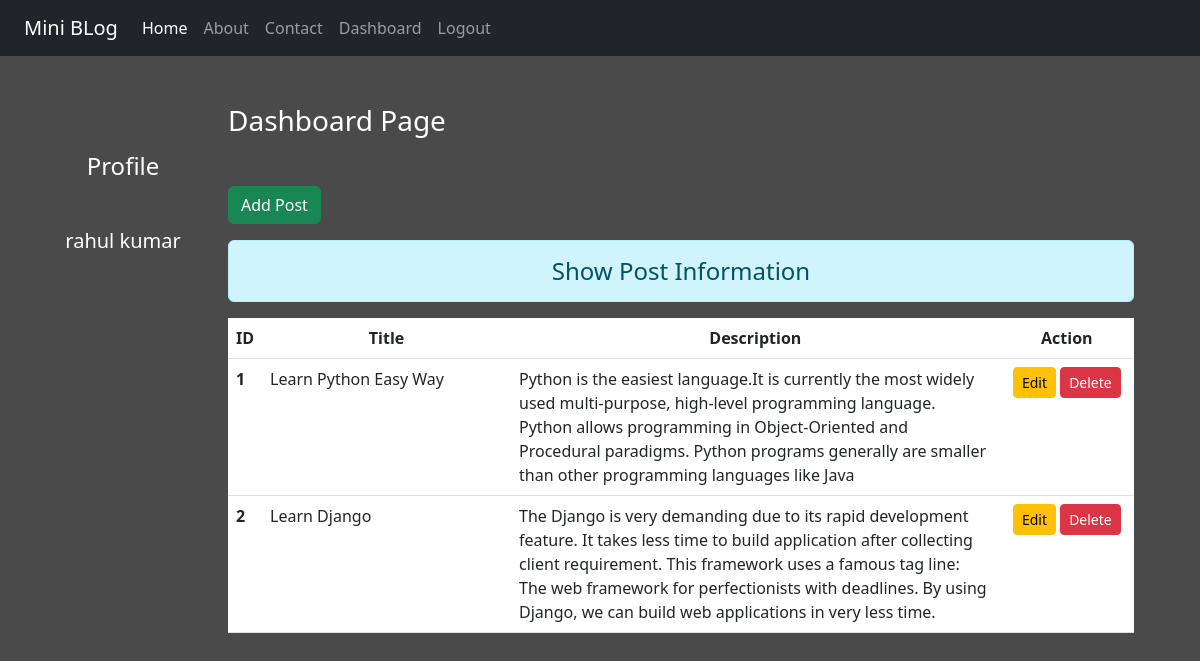
Page /dashboard/ (signed in) on the earlier database version.
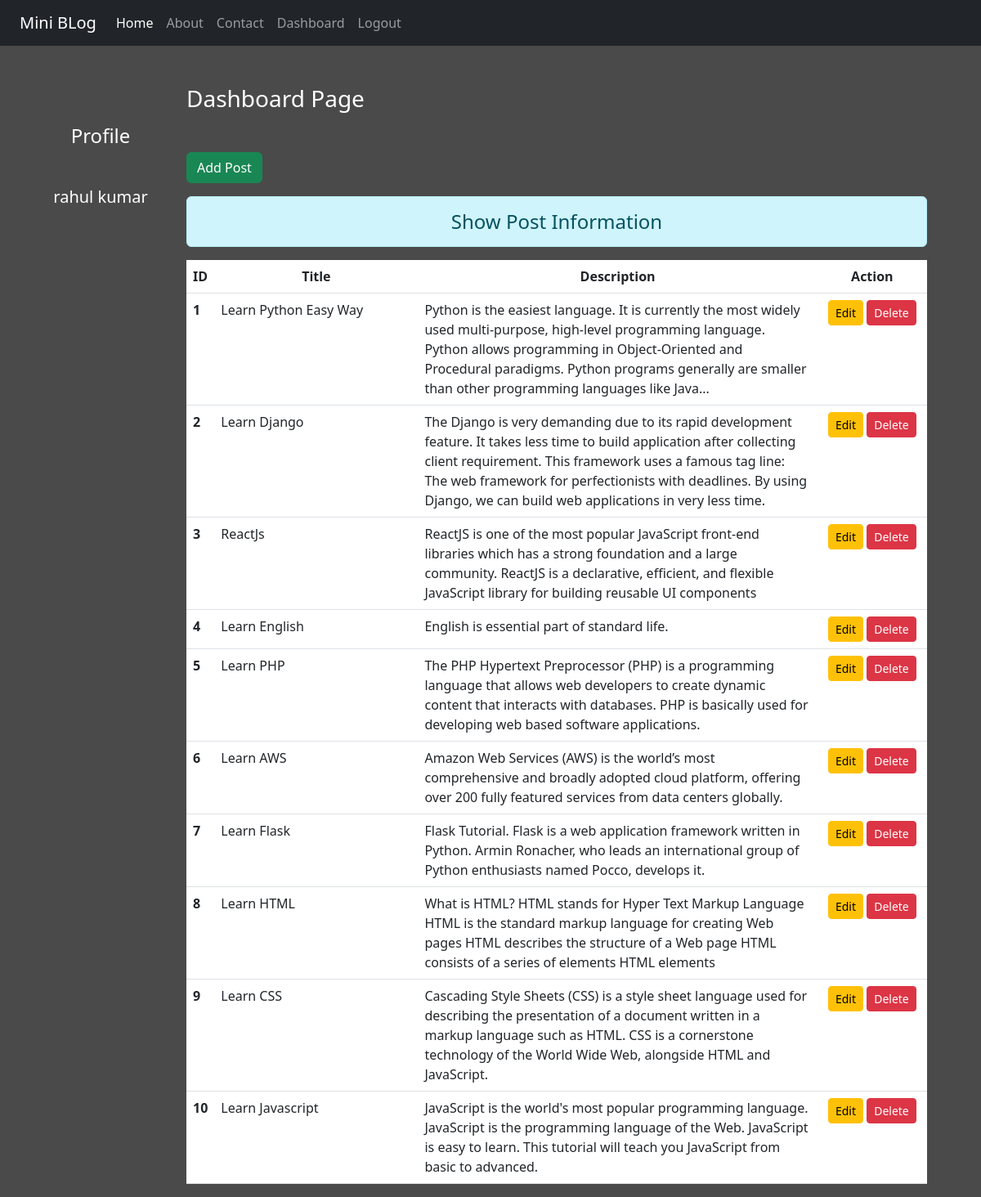
Same page on the later database version.
### blog/models.py (models this page shows)
class Post(models.Model):
    title = models.CharField(max_length=100)
    desc = models.TextField()

### blog/views.py (the view)
# urls.py: path('dashboard/',views.dashboard, name='dashboard'),
def dashboard(request):
    if request.user.is_authenticated:
     posts = Post.objects.all()
     user = request.user
     full_name  = user.get_full_name()
     gps = user.groups.all()
     return render(request,'blog/dashboard.html',{'posts':posts, 'full_name':full_name,'groups':gps })
    else:
     return HttpResponseRedirect('/login/')

### blog/templates/blog/dashboard.html (shortened to what this page needs)
{% extends 'blog/base.html' %}
{% load static %}
{% block side %}
<div class="col-sm-2 text-white my-5 text-center">
    <h4 class="my-5">Profile</h4>
    <h5>{{full_name}}</h5>
</div>
{% endblock side %}
{% block content %}
<div class="col-sm-10">
    <h3 class="text-white my-5">Dashboard Page</h3>
    <a href="{% url 'addpost' %}" class="btn btn-success">Add Post</a>
    <h4 class="text-center alert alert-info mt-3">Show Post Information</h4>
    {% if posts %}
     <table class="table table-hover bg-white">
         <thead>
           <tr class="text-center">
               <th scope="col" style="width:2%">ID</th>
               <th scope="col" style="width:28%">Title</th>
               <th scope="col" style="width:55%">Description</th>
               <th scope="col" style="width:15%">Action</th>
           </tr>
         </thead>
         <tbody>
          {% for post in posts %}
            <tr>
                <th scope="row">{{post.id}}</th>
                <td>{{post.title}}</td>
                <td>{{post.desc}}</td>
                <td class="text-center">
                    <a href="{% url 'updatepost' post.id %}" class="btn btn-warning btn-sm">Edit</a>
                    {% if perms.blog.delete_post %}
                    <form action="{% url 'deletepost' post.id %}" method="post" class="d-inline">
                        <input type="submit" class="btn btn-danger btn-sm" value="Delete">
                    </form>
                    {% endif %}
                </td>
            </tr>
          {% endfor %}
         </tbody>
     </table>
    {% else %}
    <h4 class="text-center alert alert-warning"> No Records</h4>
    {% endif %}
</div>
{% endblock content %}

### blog/templates/blog/base.html (shortened to what this page needs)
<!DOCTYPE html>
{% load static %}
<html lang="en">
<head>
    <link rel="stylesheet" href="{% static 'blog/css/bootstrap.css'%}">
    <link rel="stylesheet" href="{% static 'blog/css/style.css'%}">
</head>
<body>
<div class="container-fluid bg-dark">
   {% include 'blog/navbar.html'%}
</div>
<div class="container">
    <div class="row">
        <div class="row">
            {% block side %}
            {% endblock side %}
            {% block content %}
            {% endblock content %}
        </div>
    </div>
</div>
</body>
</html>

### blog/templates/blog/navbar.html (shortened to what this page needs)
<nav class="navbar navbar-expand-lg navbar-dark bg-dark">
  <div class="container-fluid">
    <a class="navbar-brand" href="#">Mini BLog</a>
    <div class="collapse navbar-collapse" id="navbarNav">
      <ul class="navbar-nav">
        <li class="nav-item">
          <a class="nav-link active" aria-current="page" href="/">Home</a>
        </li>
        <li class="nav-item">
          <a class="nav-link" href="{% url 'about' %}">About</a>
        </li>
        <li class="nav-item">
          <a class="nav-link" href="{% url 'contact' %}">Contact</a>
        </li>
        {% if request.user.is_authenticated %}
        <li class="nav-item">
          <a class="nav-link" href="{% url 'dashboard' %}">Dashboard</a>
        </li>
        <li class="nav-item">
          <a class="nav-link" href="{% url 'logout' %}">Logout</a>
        </li>
        {% endif %}
      </ul>
    </div>
  </div>
</nav>

### blog/static/blog/css/style.css (style rules this page uses)
body { background-color: rgb(75,74,74); color: antiquewhite; }

Differences in the rows shown:
changed Post "Learn Python Easy Way": desc "Python is the easiest language.It is currently the most widely used multi-purpose, high-level programming language. Python allows programming in Object-Oriented and Procedural paradigms. Python programs generally are smaller than other programming languages like Java" → "Python is the easiest language. It is currently the most widely used multi-purpose, high-level programming language. Python allows programming in Object-Oriented and Procedural paradigms. Python programs generally are smaller than other programming languages like Java..."
added Post: id "3", title "ReactJs", desc "ReactJS is one of the most popular JavaScript front-end libraries which has a strong foundation and a large community. ReactJS is a declarative, efficient, and flexible JavaScript library for building reusable UI components"
added Post: id "4", title "Learn English", desc "English is essential part of standard life."
added Post: id "5", title "Learn PHP", desc "The PHP Hypertext Preprocessor (PHP) is a programming language that allows web developers to create dynamic content that interacts with databases. PHP is basically used for developing web based software applications."
added Post: id "6", title "Learn AWS", desc "Amazon Web Services (AWS) is the world’s most comprehensive and broadly adopted cloud platform, offering over 200 fully featured services from data centers globally."
added Post: id "7", title "Learn Flask", desc "Flask Tutorial. Flask is a web application framework written in Python. Armin Ronacher, who leads an international group of Python enthusiasts named Pocco, develops it."
added Post: id "8", title "Learn HTML", desc "What is HTML? HTML stands for Hyper Text Markup Language HTML is the standard markup language for creating Web pages HTML describes the structure of a Web page HTML consists of a series of elements HTML elements"
added Post: id "9", title "Learn CSS", desc "Cascading Style Sheets (CSS) is a style sheet language used for describing the presentation of a document written in a markup language such as HTML. CSS is a cornerstone technology of the World Wide Web, alongside HTML and JavaScript."
added Post: id "10", title "Learn Javascript", desc "JavaScript is the world's most popular programming language. JavaScript is the programming language of the Web. JavaScript is easy to learn. This tutorial will teach you JavaScript from basic to advanced."
